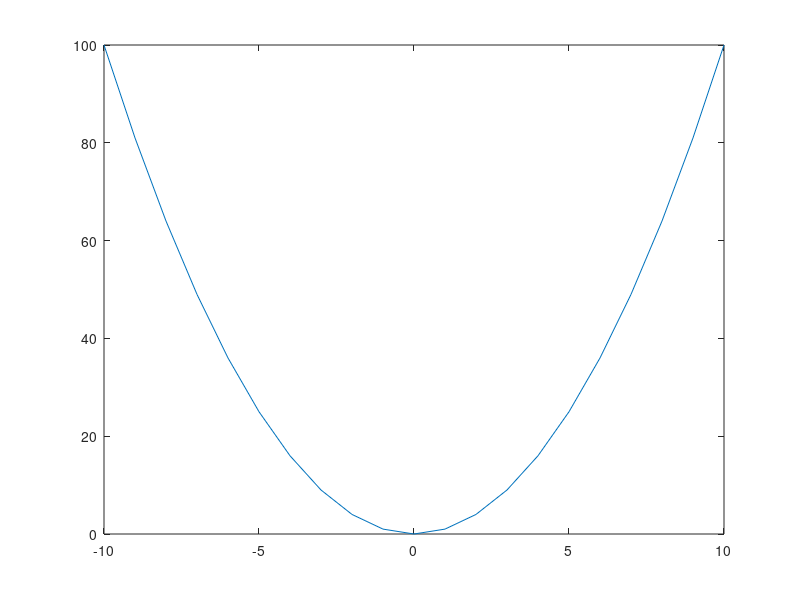

Write the MATLAB code that produced this figure.
%Number 2 in Review
%Create a plot of y = x^2 for x = -10:10

x = -10:10;
y = x.^2;%Need the .^ to get element wise results

plot(x,y);